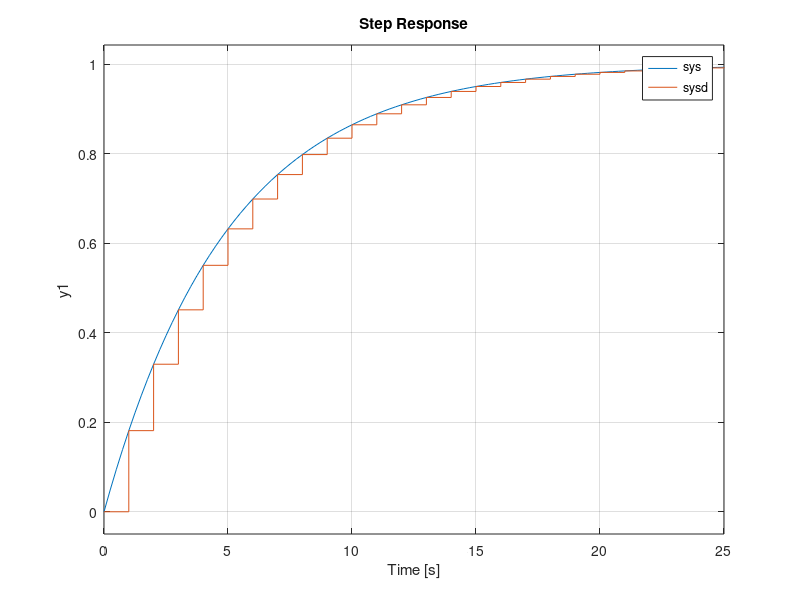

Write MATLAB code to recreate this figure.
clear all
num = [0 1]; % H(s) = 1/(5s + 1)
den = [5 1];
sys = tf(num,den);
Ts = 1;
sysd = c2d(sys,Ts); % Discretisation of continuous system
step(sys,sysd,25)
